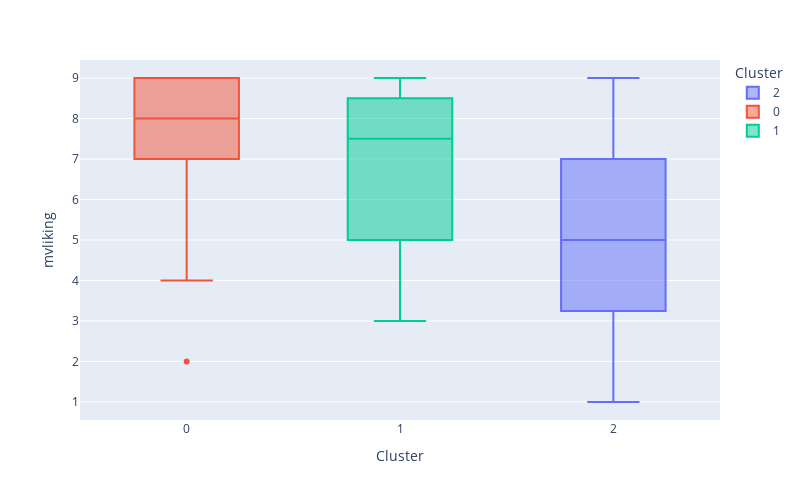

Notebook source saved alongside this figure:
### Markdown cell above
Como o boxplot aponta, a mediana da idade de todos os indivíduos é igual a 40 anos. Isso significa que essa idade divide igualmente a quantidade de respondentes do questionário, de tal forma que 50% tem 40 anos ou menos e os outros 50% possuem 40 anos ou mais.

Nesse sentido, dada a constatação de que a idade está, em certa medida, correlacionada com o quanto o cliente gostou do conceito da microvan, vamos aplicar um filtro de idade (usando a mediana encontrada) para visualizar como a variável 'mvliking' se comporta nos diferentes clusters.

Além disso, levando em consideração que foi identificada, também, uma correlação (neste caso, negativa) entre o sexo do indivíduo e o quanto ele gostou do conceito da microvan, é importante aplicar um filtro de sexo.

### Code cell
# Observando boxplots a partir de um filtro na idade para indivíduos do sexo masculino
fig5 = px.box(data_frame=df_pca_final.loc[(df_pca_final['age'] >= 40) & (df_pca_final['female'] == 0), :], 
              x = 'Cluster', y='mvliking', color= 'Cluster')
fig5.update_layout(
    width=800,   # Largura do gráfico
    height=500   # Altura do gráfico
)
fig5.show()

### Figure 1 — Plotly figure (JSON) as saved in the notebook; plotly's stock layout.template omitted (floating-point values rounded to 4 significant figures)
{"data": [{"alignmentgroup": "True", "hovertemplate": "Cluster=%{x}<br>mvliking=%{y}<extra></extra>", "legendgroup": "2", "marker": {"color": "#636efa"}, "name": "2", "notched": false, "offsetgroup": "2", "orientation": "v", "showlegend": true, "type": "box", "x": [2, 2, 2, 2, 2, 2, 2, 2, 2, 2, 2, 2, 2, 2, 2, 2, 2, 2, 2, 2, 2, 2, 2, 2, 2, 2, 2, 2, 2, 2, 2, 2, 2, 2, 2, 2, 2, 2, 2, 2, 2, 2, 2, 2, 2, 2, 2], "x0": " ", "xaxis": "x", "y": [2, 3, 2, 5, 3, 5, 1, 9, 4, 8, 7, 6, 2, 4, 9, 9, 5, 7, 7, 4, 6, 9, 5, 1, 9, 7, 6, 8, 5, 5, 1, 8, 9, 5, 4, 2, 4, 5, 3, 9, 4, 1, 1, 6, 4, 8, 7], "y0": " ", "yaxis": "y"}, {"alignmentgroup": "True", "hovertemplate": "Cluster=%{x}<br>mvliking=%{y}<extra></extra>", "legendgroup": "0", "marker": {"color": "#EF553B"}, "name": "0", "notched": false, "offsetgroup": "0", "orientation": "v", "showlegend": true, "type": "box", "x": [0, 0, 0, 0, 0, 0, 0, 0, 0, 0, 0, 0, 0, 0, 0, 0, 0, 0, 0, 0, 0, 0, 0, 0, 0, 0, 0, 0, 0, 0, 0, 0, 0, 0], "x0": " ", "xaxis": "x", "y": [9, 9, 5, 6, 7, 9, 7, 9, 8, 9, 9, 9, 8, 2, 9, 8, 8, 8, 6, 9, 9, 8, 9, 7, 9, 5, 5, 8, 9, 5, 4, 9, 9, 9], "y0": " ", "yaxis": "y"}, {"alignmentgroup": "True", "hovertemplate": "Cluster=%{x}<br>mvliking=%{y}<extra></extra>", "legendgroup": "1", "marker": {"color": "#00cc96"}, "name": "1", "notched": false, "offsetgroup": "1", "orientation": "v", "showlegend": true, "type": "box", "x": [1, 1, 1, 1, 1, 1, 1, 1], "x0": " ", "xaxis": "x", "y": [4, 6, 8, 8, 9, 3, 7, 9], "y0": " ", "yaxis": "y"}], "layout": {"boxmode": "overlay", "height": 500, "legend": {"title": {"text": "Cluster"}, "tracegroupgap": 0}, "margin": {"t": 60}, "width": 800, "xaxis": {"anchor": "y", "autorange": true, "categoryarray": [2, 0, 1], "categoryorder": "array", "domain": [0, 1], "range": [-0.5, 2.5], "title": {"text": "Cluster"}, "type": "linear"}, "yaxis": {"anchor": "x", "autorange": true, "domain": [0, 1], "range": [0.5556, 9.444], "title": {"text": "mvliking"}, "type": "linear"}}}
